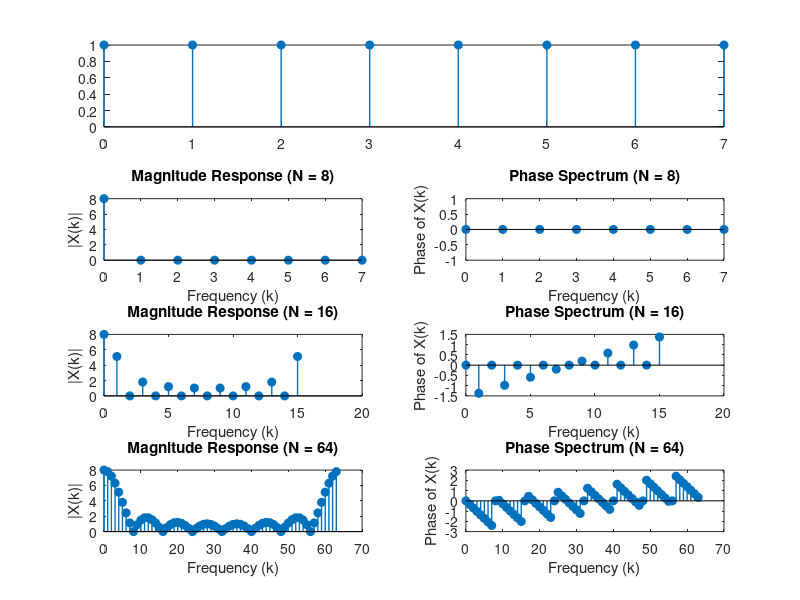

This chart was generated by the following MATLAB code:
x = ones(1, 8); 

N_values = [8, 16, 64];
n = 0:1:7;
subplot(4,1,1)
stem(n,x,"filled",'lineWidth',1);


for i = 1:length(N_values)
    N = N_values(i);
    X = fft(x, N); 
    
    subplot(length(N_values)+1, 2, 2*(i-1)+3);
    stem(0:N-1, abs(X),"filled",'LineWidth', 1);
    title(['Magnitude Response (N = ', num2str(N), ')']);
    xlabel('Frequency (k)');
    ylabel('|X(k)|');
    
   
    subplot(length(N_values)+1, 2, 2+(2*i));
    stem(0:N-1, angle(X),"filled" ,'LineWidth', 1);
    title(['Phase Spectrum (N = ', num2str(N), ')']);
    xlabel('Frequency (k)');
    ylabel('Phase of X(k)');
end

